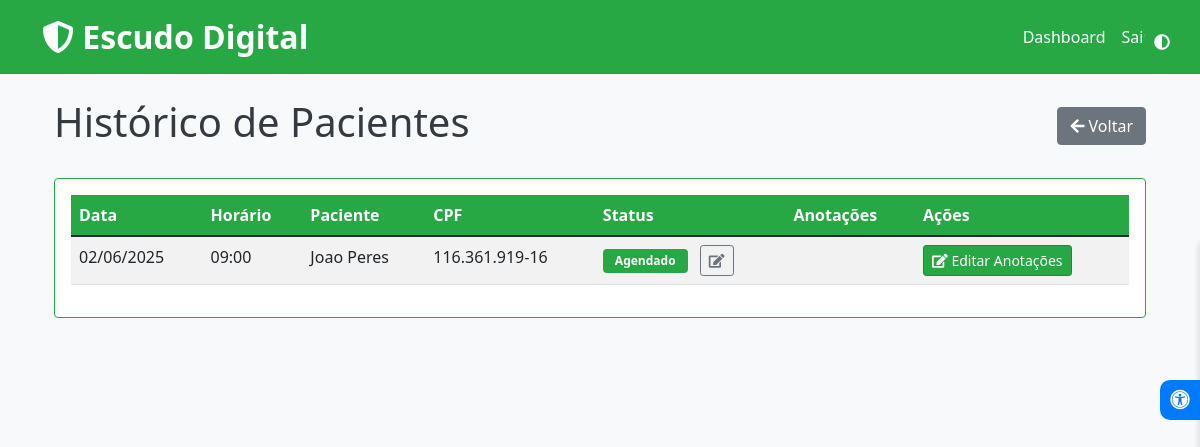
The app's page /doctor/patient_history (signed in) with its own data.
### tables this page shows
CREATE TABLE appointments (
                id INTEGER PRIMARY KEY AUTOINCREMENT,
                client_id INTEGER,
                date TEXT NOT NULL,
                time TEXT NOT NULL,
                status TEXT DEFAULT 'Agendado',
                notes TEXT, doctor_id INTEGER REFERENCES doctor(id),
                FOREIGN KEY (client_id) REFERENCES clients(id)
            );

CREATE TABLE clients (
                id INTEGER PRIMARY KEY AUTOINCREMENT,
                name TEXT NOT NULL,
                email TEXT UNIQUE NOT NULL,
                password TEXT NOT NULL,
                phone TEXT,
                cpf TEXT
            );

### app.py (the view)
@app.route('/doctor/patient_history')
def doctor_patient_history():
    if 'doctor_id' not in session:
        return redirect(url_for('doctor_login'))
    try:
        with sqlite3.connect('database.db') as conn:
            c = conn.cursor()
            print(f"ID do médico logado: {session['doctor_id']}")
            query = """
                SELECT
                    c.name as patient_name,
                    c.cpf,
                    appointments.date,
                    appointments.time,
                    appointments.status,
                    appointments.notes,
                    appointments.id as appointment_id,
                    appointments.doctor_id
                FROM appointments
                JOIN clients c ON appointments.client_id = c.id
                WHERE appointments.doctor_id = ?
                ORDER BY appointments.date DESC, appointments.time DESC
            """
            c.execute(query, (session['doctor_id'],))
            appointments = c.fetchall()
            print(f"Total de consultas encontradas: {len(appointments)}")
            for appt in appointments:
                print(f"Consulta: {appt}")
            formatted_appointments = []
            for appt in appointments:
                date_obj = datetime.strptime(appt[2], '%Y-%m-%d')
                formatted_date = date_obj.strftime('%d/%m/%Y')
                formatted_appointments.append({
                    'patient_name': appt[0],
                    'cpf': appt[1],
                    'date': formatted_date,
                    'time': appt[3],
                    'status': appt[4],
                    'notes': appt[5] or '',
                    'patient_id': appt[6],
                    'doctor_id': appt[7]
                })
            return render_template('doctor_patient_history.html', appointments=formatted_appointments)
    except sqlite3.Error as e:
        print(f"Erro ao carregar histórico: {e}")
        flash(f'Erro ao carregar histórico: {e}', 'danger')
        return redirect(url_for('doctor_dashboard'))

### templates/doctor_patient_history.html (shortened to what this page needs)
{% extends 'base.html' %}
{% block content %}
<div class="container mt-4">
    <div class="d-flex justify-content-between align-items-center mb-4">
        <h1>Histórico de Pacientes</h1>
        <a href="{{ url_for('doctor_dashboard') }}" class="btn btn-secondary">
            <i class="fas fa-arrow-left"></i> Voltar
        </a>
    </div>
    {% if appointments %}
    <div class="card">
        <div class="card-body">
            <div class="table-responsive">
                <table class="table table-striped">
                    <thead>
                        <tr>
                            <th>Data</th>
                            <th>Horário</th>
                            <th>Paciente</th>
                            <th>CPF</th>
                            <th>Status</th>
                            <th>Anotações</th>
                            <th>Ações</th>
                        </tr>
                    </thead>
                    <tbody>
                        {% for appt in appointments %}
                        <tr>
                            <td>{{ appt.date }}</td>
                            <td>{{ appt.time }}</td>
                            <td>{{ appt.patient_name }}</td>
                            <td>{{ appt.cpf }}</td>
                            <td>
                                <span class="badge {% if appt.status == 'Agendado' %}bg-primary{% elif appt.status == 'Concluído' %}bg-success{% else %}bg-secondary{% endif %}">
                                    {{ appt.status }}
                                </span>
                                <button type="button" class="btn btn-sm btn-outline-secondary ms-2" data-bs-toggle="modal" data-bs-target="#statusModal{{ appt.patient_id }}">
                                    <i class="fas fa-edit"></i>
                                </button>
                            </td>
                            <td>
                            </td>
                            <td>
                                <button type="button" class="btn btn-sm btn-primary" data-bs-toggle="modal" data-bs-target="#notesModal{{ appt.patient_id }}">
                                    <i class="fas fa-edit"></i> Editar Anotações
                                </button>
                            </td>
                        </tr>
                        {% endfor %}
                    </tbody>
                </table>
            </div>
        </div>
    </div>
    {% else %}
    <div class="alert alert-info">
        Nenhum histórico de consulta encontrado.
    </div>
    {% endif %}
</div>
{% endblock %}

### static/style.css (style rules this page uses)
:root { --primary-color: #28a745; --primary-dark: #218838; --primary-light: #34ce57; --white: #ffffff; --light-gray: #f8f9fa; --dark-gray: #343a40; }
body { background-color: var(--light-gray); color: var(--dark-gray); }
.btn-primary { background-color: var(--primary-color); border-color: var(--primary-dark); }
.card { border-color: var(--primary-color); }
.table { background-color: var(--white); }
.table thead th { background-color: var(--primary-color); color: var(--white); }
.badge { padding: 0.5em 1em; }
.bg-primary { background-color: var(--primary-color) !important; }

### records on screen
appointments: date "02/06/2025", time "09:00", patient_name "Joao Peres", cpf "116.361.919-16", status "Agendado"
